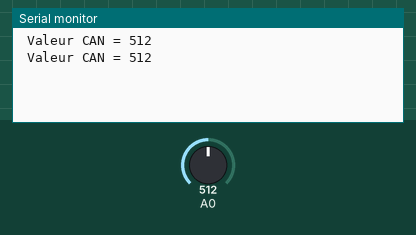
This sketch was run on a simulated Arduino Uno, built with avr-gcc and run on an emulated ATmega328P. On the bench: the last lines printed to the serial monitor. The test bench sets the inputs (shaded band); at power-on: A0 = 512.

Above: at 2.8 s.
2.9 s: A0 set to 716
At 3.8 s:
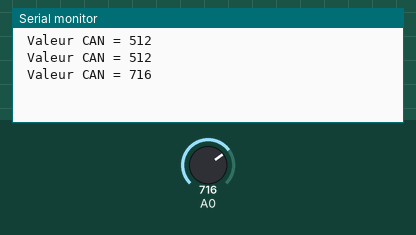
4.4 s: A0 set to 900
At 5.6 s:
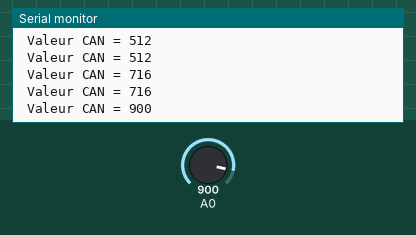
Timing chart, 0 to 7.4 s (numbered marks = the images above; inputs shaded):
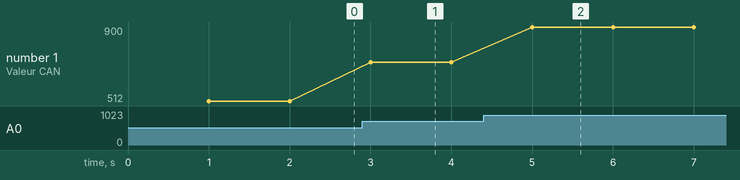

The sketch:

ADC_programmation.ino
```cpp
/*  TP Convertisseur Analogique vers Digital de l'ATmega328
 *  Acquisition d'un signal analigique
 *  Un capteur résistif (LDR ou NTC) est branchée entre A0 et GND
 */

uint16_t LireCAN(){
    // Initialiser les paramètres du C.A.N.
    ADMUX  =  0x40; // 01xx 0000 => reférence=5.0V xx analogPin=0
    ADCSRA =  0x87; // 1xxx x111 => Active le CAN xxxx Prediviseur = 128
    ADCSRA |= 0x40; // x1xx xxxx => Lancer la conversion analogique -> numérique

    // Attendre la fin de la conversion
    while( (ADCSRA&0x40) == 0x40 ); // x?xx xxxx bit 6 reviendra à zéro quand terminé

    // récupérer le résultat
    return ADCL + (ADCH<<8); //
}

void setup() {
    pinMode(A0,INPUT_PULLUP);
    Serial.begin(9600);
}

void loop() {
    delay(1000);
    Serial.print(" Valeur CAN = ");
    Serial.println( LireCAN() );
}
```

Measured:
- after the input at 2.9 s, the serial monitor: prints a new line after 0.10 s (image 1)
- after the input at 4.4 s, the serial monitor: prints a new line after 0.60 s (image 2)
- plotted number 1: 512 → 716 after the input at 2.9 s, 716 → 900 after the input at 4.4 s
